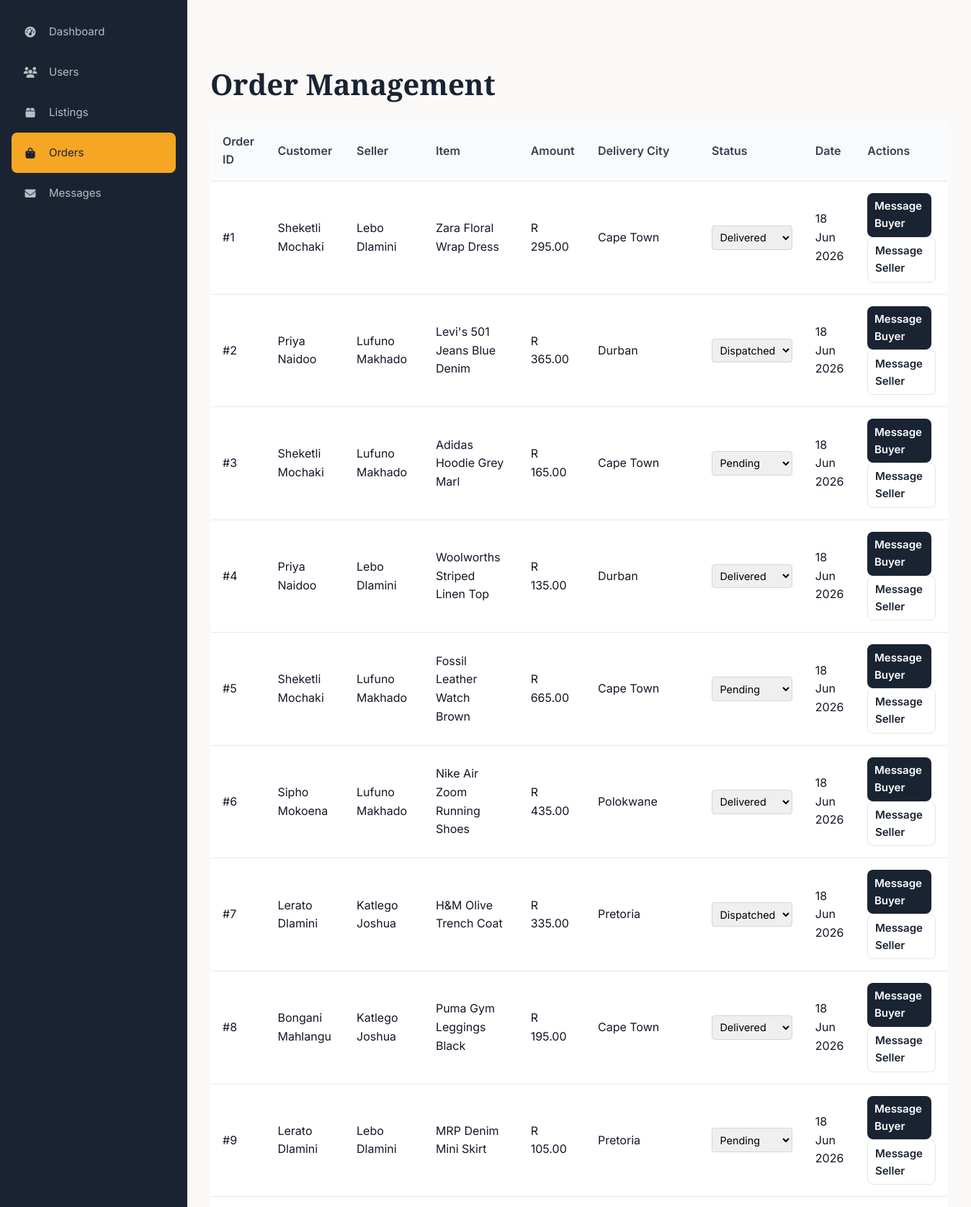
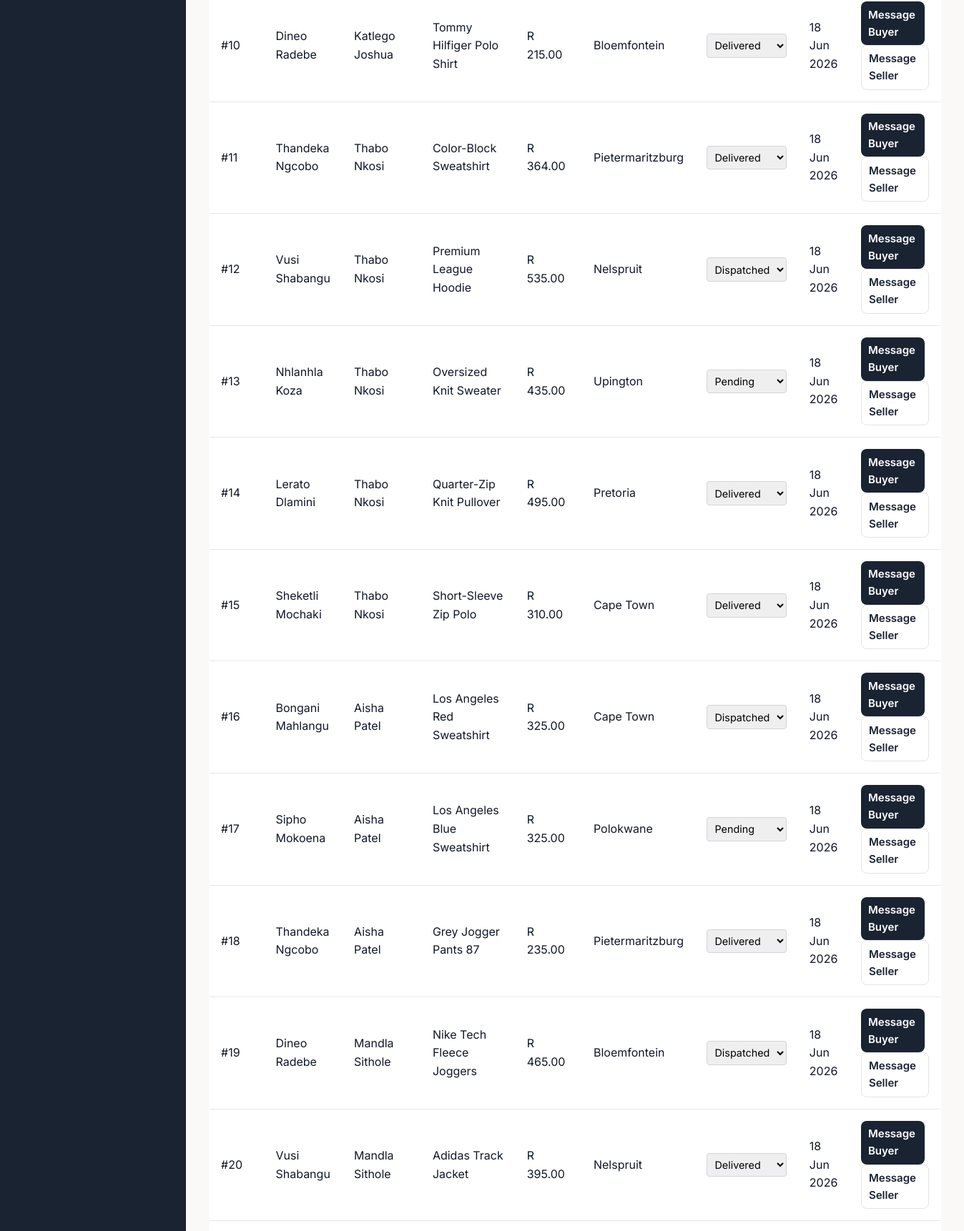
The app's page /admin/orders.php (signed in, upper part) with its own data (2 pictures, top to bottom).
### tables this page shows
CREATE TABLE tblOrder (
    orderID INT AUTO_INCREMENT PRIMARY KEY,
    buyerID INT NOT NULL,
    clothingID INT NOT NULL,
    deliveryName VARCHAR(100) NOT NULL,
    deliveryAddress TEXT NOT NULL,
    deliveryCity VARCHAR(100),
    postalCode VARCHAR(20),
    deliveryType ENUM('residential','work') DEFAULT 'residential',
    totalAmount DECIMAL(10,2) NOT NULL,
    serviceFee DECIMAL(10,2) DEFAULT 15.00,
    status ENUM('pending','dispatched','delivered','cancelled') DEFAULT 'pending',
    orderDate TIMESTAMP DEFAULT CURRENT_TIMESTAMP,
    FOREIGN KEY (buyerID) REFERENCES tblUser(userID) ON DELETE CASCADE,
    FOREIGN KEY (clothingID) REFERENCES tblClothes(clothingID) ON DELETE CASCADE
);

CREATE TABLE tblUser (
    userID INT AUTO_INCREMENT PRIMARY KEY,
    fullName VARCHAR(100) NOT NULL,
    email VARCHAR(150) NOT NULL UNIQUE,
    username VARCHAR(50) NOT NULL UNIQUE,
    passwordHash VARCHAR(255) NOT NULL,
    role ENUM('buyer','seller','both') DEFAULT 'buyer',
    status ENUM('pending','active','suspended') DEFAULT 'pending',
    address TEXT,
    city VARCHAR(100),
    postalCode VARCHAR(20),
    phone VARCHAR(20),
    profilePic VARCHAR(255) DEFAULT 'images/default-avatar.png',
    createdAt TIMESTAMP DEFAULT CURRENT_TIMESTAMP
);

CREATE TABLE tblClothes (
    clothingID INT AUTO_INCREMENT PRIMARY KEY,
    sellerID INT NOT NULL,
    title VARCHAR(150) NOT NULL,
    brand VARCHAR(100),
    category ENUM('tops','bottoms','dresses','outerwear','footwear','accessories','activewear') NOT NULL,
    size VARCHAR(20),
    itemCondition ENUM('like new','good','fair') NOT NULL,
    price DECIMAL(10,2) NOT NULL,
    description TEXT,
    imagePath VARCHAR(255) DEFAULT 'images/default-clothing.jpg',
    status ENUM('pending','approved','sold','rejected') DEFAULT 'pending',
    suggestedPrice DECIMAL(10,2),
    co2Saved DECIMAL(5,2) DEFAULT 3.00,
    waterSaved INT DEFAULT 2700,
    createdAt TIMESTAMP DEFAULT CURRENT_TIMESTAMP,
    FOREIGN KEY (sellerID) REFERENCES tblUser(userID) ON DELETE CASCADE
);

### includes/functions.php (called while the page is built, shortened)
<?php
function formatPrice($amount) {
    return 'R ' . number_format($amount, 2);
}
?>

### admin/orders.php (the view, shortened to what this page needs)
<?php
require_once '../includes/DBConn.php';
require_once '../includes/functions.php';
$stmt = $conn->prepare("SELECT o.*, c.title, c.sellerID, u.fullName as buyerName, s.fullName as sellerName FROM tblOrder o JOIN tblClothes c ON o.clothingID = c.clothingID JOIN tblUser u ON o.buyerID = u.userID LEFT JOIN tblUser s ON c.sellerID = s.userID ORDER BY o.orderDate DESC");
$stmt->execute();
$ordersResult = $stmt->get_result();
$orders = $ordersResult->fetch_all(MYSQLI_ASSOC);
?>
<?php include 'includes/admin-header.php'; ?>
<h1 style="margin: 0 0 1.5rem 0;">Order Management</h1>
<table class="orders-table">
    <thead>
        <tr>
            <th>Order ID</th>
            <th>Customer</th>
            <th>Seller</th>
            <th>Item</th>
            <th>Amount</th>
            <th>Delivery City</th>
            <th>Status</th>
            <th>Date</th>
            <th>Actions</th>
        </tr>
    </thead>
    <tbody>
        <?php foreach ($orders as $order): ?>
            <tr>
                <td>#<?php echo $order['orderID']; ?></td>
                <td><?php echo htmlspecialchars($order['buyerName']); ?></td>
                <td><?php echo htmlspecialchars($order['sellerName']); ?></td>
                <td><?php echo htmlspecialchars($order['title']); ?></td>
                <td><?php echo formatPrice($order['totalAmount']); ?></td>
                <td><?php echo htmlspecialchars($order['deliveryCity']); ?></td>
                <td>
                    <form method="POST" style="display: inline;">
                        <select name="status" class="status-select" onchange="this.form.submit();">
                            <option value="pending" <?php echo $order['status'] === 'pending' ? 'selected' : ''; ?>>Pending</option>
                            <option value="dispatched" <?php echo $order['status'] === 'dispatched' ? 'selected' : ''; ?>>Dispatched</option>
                            <option value="delivered" <?php echo $order['status'] === 'delivered' ? 'selected' : ''; ?>>Delivered</option>
                        </select>
                    </form>
                </td>
                <td><?php echo date('d M Y', strtotime($order['orderDate'])); ?></td>
                <td>
                    <a href="compose_message.php?receiver=<?php echo $order['buyerID']; ?>&clothingID=<?php echo $order['clothingID']; ?>" class="btn btn-primary" style="padding:0.4rem 0.6rem; margin-right:6px;">Message Buyer</a>
                    <a href="compose_message.php?receiver=<?php echo $order['sellerID']; ?>&clothingID=<?php echo $order['clothingID']; ?>" class="btn btn-secondary" style="padding:0.4rem 0.6rem;">Message Seller</a>
                </td>
            </tr>
        <?php endforeach; ?>
    </tbody>
</table>
<?php include 'includes/admin-footer.php'; ?>

### css/style.css (style rules this page uses)
:root { --primary-dark: #1a2332; --primary-blue: #2c3e50; --accent-orange: #f5a623; --accent-teal: #00897b; --white: #ffffff; --off-white: #faf9f7; --cream: #f5f3ef; --light-gray: #e5e5e5; --medium-gray: #9ca3af; --dark-gray: #4b5563; --charcoal: #374151; --black: #111827; --success: #10b981; --success-light: #d1fae5; --warning: #f59e0b; --warning-light: #fef3c7; --error: #ef4444; --error-light: #fee2e2; --info: #3b82f6; --info-light: #dbeafe; --font-heading: 'Playfair Display', Georgia, serif; --font-body: 'Inter', -apple-system, BlinkMacSystemFont, sans-serif; --spacing-xs: 0.25rem; --spacing-sm: 0.5rem; --spacing-md: 1rem; --spacing-lg: 1.5rem; --spacing-xl: 2rem; --spacing-2xl: 3rem; --spacing-3xl: 4rem; --radius-sm: 4px; --radius-md: 8px; --radius-lg: 12px; --radius-xl: 16px; --radius-full: 9999px; --shadow-sm: 0 1px 2px rgba(0, 0, 0, 0.05); --shadow-md: 0 4px 6px -1px rgba(0, 0, 0, 0.1); --shadow-lg: 0 10px 15px -3px rgba(0, 0, 0, 0.1); --shadow-xl: 0 20px 25px -5px rgba(0, 0, 0, 0.1); --shadow-hover: 0 12px 40px rgba(0, 0, 0, 0.15); --transition-fast: 0.15s ease; --transition-base: 0.2s ease; --transition-slow: 0.3s ease; --z-dropdown: 100; --z-sticky: 200; --z-fixed: 300; --z-modal-backdrop: 400; --z-modal: 500; --z-toast: 600; }
*, *::before, *::after { box-sizing: border-box; margin: 0; padding: 0; }
html { scroll-behavior: smooth; -webkit-font-smoothing: antialiased; -moz-osx-font-smoothing: grayscale; }
body { font-family: var(--font-body); font-size: 16px; line-height: 1.6; color: var(--black); background-color: var(--off-white); min-height: 100vh; display: flex; flex-direction: column; }
a { text-decoration: none; color: inherit; transition: color var(--transition-base); }
input, textarea, select { font-family: inherit; font-size: inherit; }
h1, h2, h3, h4, h5, h6 { font-family: var(--font-heading); font-weight: 600; line-height: 1.3; color: var(--primary-dark); }
h1 { font-size: 2.5rem; }
.btn { display: inline-flex; align-items: center; justify-content: center; gap: var(--spacing-sm); padding: var(--spacing-md) var(--spacing-xl); font-size: 0.9375rem; font-weight: 600; border-radius: var(--radius-md); transition: all var(--transition-base); cursor: pointer; border: none; }
.btn-primary { background-color: var(--primary-dark); color: var(--white); }
.btn-secondary { background-color: var(--white); color: var(--primary-dark); border: 1px solid var(--light-gray); }

### admin/orders.php (style rules this page uses)
.orders-table { width: 100%; border-collapse: collapse; background: white; border: 1px solid #e5e7eb; border-radius: 8px; overflow: hidden; }
.orders-table thead { background: #f9fafb; border-bottom: 1px solid #e5e7eb; }
.orders-table th { padding: 1rem; text-align: left; font-weight: 600; color: #374151; }
.orders-table td { padding: 1rem; border-bottom: 1px solid #e5e7eb; }
.status-select { padding: 0.4rem; border: 1px solid #d1d5db; border-radius: 4px; font-size: 0.9rem; }

### records on screen
tblorder: orderID "1", buyerID.fullName "Sheketli Mochaki", tbluser.fullName "Lebo Dlamini", clothingID.title "Zara Floral Wrap Dress", totalAmount "R 295.00", deliveryCity "Cape Town", status "Delivered", orderDate "18 Jun 2026"
tblorder: orderID "2", buyerID.fullName "Priya Naidoo", tbluser.fullName "Lufuno Makhado", clothingID.title "Levi's 501 Jeans Blue Denim", totalAmount "R 365.00", deliveryCity "Durban", status "Dispatched", orderDate "18 Jun 2026"
tblorder: orderID "3", buyerID.fullName "Sheketli Mochaki", tbluser.fullName "Lufuno Makhado", clothingID.title "Adidas Hoodie Grey Marl", totalAmount "R 165.00", deliveryCity "Cape Town", status "Pending", orderDate "18 Jun 2026"
tblorder: orderID "4", buyerID.fullName "Priya Naidoo", tbluser.fullName "Lebo Dlamini", clothingID.title "Woolworths Striped Linen Top", totalAmount "R 135.00", deliveryCity "Durban", status "Delivered", orderDate "18 Jun 2026"
tblorder: orderID "5", buyerID.fullName "Sheketli Mochaki", tbluser.fullName "Lufuno Makhado", clothingID.title "Fossil Leather Watch Brown", totalAmount "R 665.00", deliveryCity "Cape Town", status "Pending", orderDate "18 Jun 2026"
tblorder: orderID "6", buyerID.fullName "Sipho Mokoena", tbluser.fullName "Lufuno Makhado", clothingID.title "Nike Air Zoom Running Shoes", totalAmount "R 435.00", deliveryCity "Polokwane", status "Delivered", orderDate "18 Jun 2026"
tblorder: orderID "7", buyerID.fullName "Lerato Dlamini", tbluser.fullName "Katlego Joshua", clothingID.title "H&M Olive Trench Coat", totalAmount "R 335.00", deliveryCity "Pretoria", status "Dispatched", orderDate "18 Jun 2026"
tblorder: orderID "8", buyerID.fullName "Bongani Mahlangu", tbluser.fullName "Katlego Joshua", clothingID.title "Puma Gym Leggings Black", totalAmount "R 195.00", deliveryCity "Cape Town", status "Delivered", orderDate "18 Jun 2026"
tblorder: orderID "9", buyerID.fullName "Lerato Dlamini", tbluser.fullName "Lebo Dlamini", clothingID.title "MRP Denim Mini Skirt", totalAmount "R 105.00", deliveryCity "Pretoria", status "Pending", orderDate "18 Jun 2026"
tblorder: orderID "10", buyerID.fullName "Dineo Radebe", tbluser.fullName "Katlego Joshua", clothingID.title "Tommy Hilfiger Polo Shirt", totalAmount "R 215.00", deliveryCity "Bloemfontein", status "Delivered", orderDate "18 Jun 2026"
tblorder: orderID "11", buyerID.fullName "Thandeka Ngcobo", tbluser.fullName "Thabo Nkosi", clothingID.title "Color-Block Sweatshirt", totalAmount "R 364.00", deliveryCity "Pietermaritzburg", status "Delivered", orderDate "18 Jun 2026"
tblorder: orderID "12", buyerID.fullName "Vusi Shabangu", tbluser.fullName "Thabo Nkosi", clothingID.title "Premium League Hoodie", totalAmount "R 535.00", deliveryCity "Nelspruit", status "Dispatched", orderDate "18 Jun 2026"
tblorder: orderID "13", buyerID.fullName "Nhlanhla Koza", tbluser.fullName "Thabo Nkosi", clothingID.title "Oversized Knit Sweater", totalAmount "R 435.00", deliveryCity "Upington", status "Pending", orderDate "18 Jun 2026"
tblorder: orderID "14", buyerID.fullName "Lerato Dlamini", tbluser.fullName "Thabo Nkosi", clothingID.title "Quarter-Zip Knit Pullover", totalAmount "R 495.00", deliveryCity "Pretoria", status "Delivered", orderDate "18 Jun 2026"
tblorder: orderID "15", buyerID.fullName "Sheketli Mochaki", tbluser.fullName "Thabo Nkosi", clothingID.title "Short-Sleeve Zip Polo", totalAmount "R 310.00", deliveryCity "Cape Town", status "Delivered", orderDate "18 Jun 2026"
tblorder: orderID "16", buyerID.fullName "Bongani Mahlangu", tbluser.fullName "Aisha Patel", clothingID.title "Los Angeles Red Sweatshirt", totalAmount "R 325.00", deliveryCity "Cape Town", status "Dispatched", orderDate "18 Jun 2026"
tblorder: orderID "17", buyerID.fullName "Sipho Mokoena", tbluser.fullName "Aisha Patel", clothingID.title "Los Angeles Blue Sweatshirt", totalAmount "R 325.00", deliveryCity "Polokwane", status "Pending", orderDate "18 Jun 2026"
tblorder: orderID "18", buyerID.fullName "Thandeka Ngcobo", tbluser.fullName "Aisha Patel", clothingID.title "Grey Jogger Pants 87", totalAmount "R 235.00", deliveryCity "Pietermaritzburg", status "Delivered", orderDate "18 Jun 2026"
tblorder: orderID "19", buyerID.fullName "Dineo Radebe", tbluser.fullName "Mandla Sithole", clothingID.title "Nike Tech Fleece Joggers", totalAmount "R 465.00", deliveryCity "Bloemfontein", status "Dispatched", orderDate "18 Jun 2026"
tblorder: orderID "20", buyerID.fullName "Vusi Shabangu", tbluser.fullName "Mandla Sithole", clothingID.title "Adidas Track Jacket", totalAmount "R 395.00", deliveryCity "Nelspruit", status "Delivered", orderDate "18 Jun 2026"
